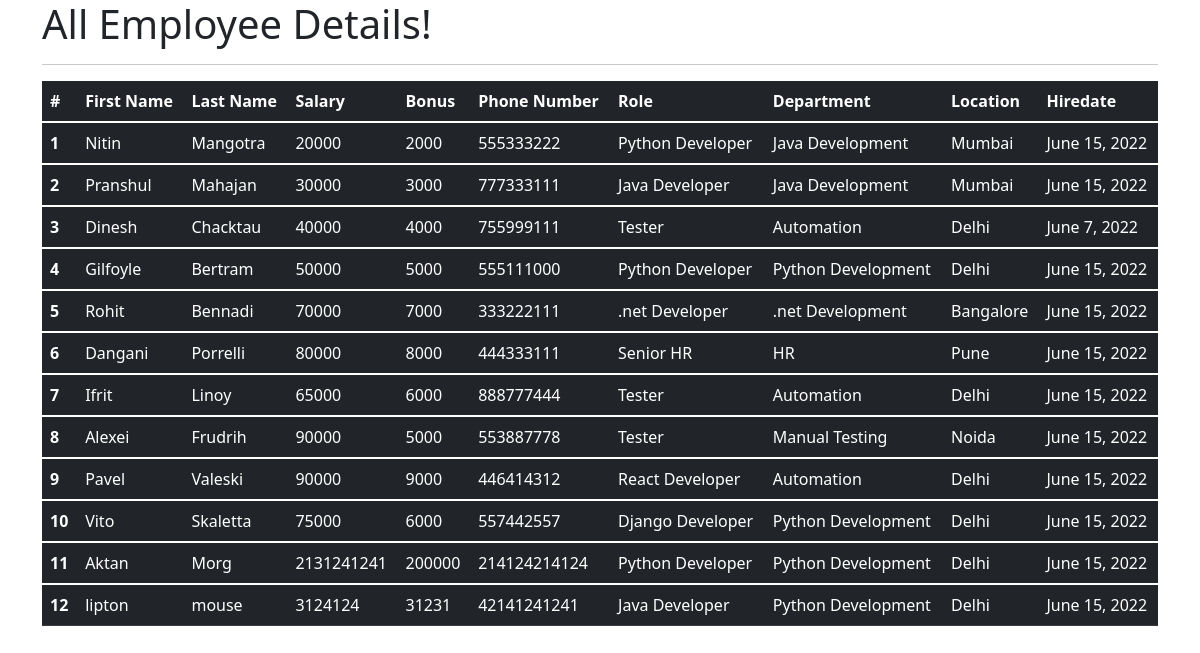
The app's page /all_emp, older data.
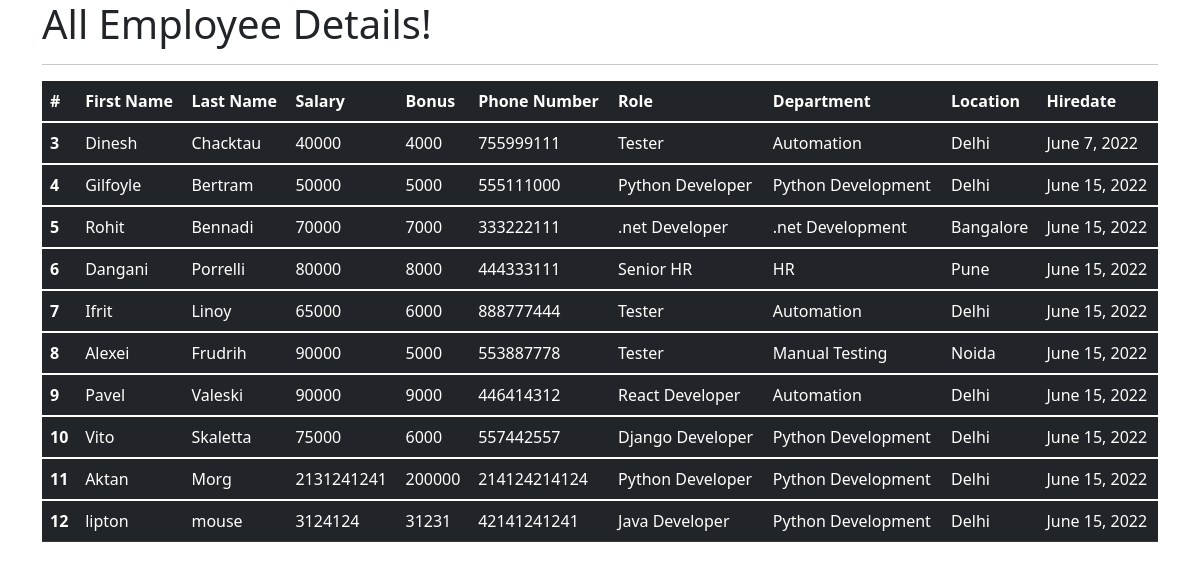
The same page, newer data.
### emp_app/models.py (models this page shows, shortened)
class Employee(models.Model):
    first_name = models.CharField(max_length=100, null=False)
    last_name = models.CharField(max_length=100)
    dept = models.ForeignKey(Department, on_delete=models.CASCADE)
    salary = models.IntegerField(default=0)
    bonus = models.IntegerField(default=0)
    role = models.ForeignKey(Role, on_delete=models.CASCADE)
    phone = models.IntegerField(default=0)
    hire_date = models.DateField()
    def __str__(self):
        return "%s %s %s" %(self.first_name, self.last_name, self.phone)

class Role(models.Model):
    name = models.CharField(max_length=100, null=False)

class Department(models.Model):
    name = models.CharField(max_length=100,null=False)
    location = models.CharField(max_length=100)

### emp_app/views.py (the view)
# urls.py: path('all_emp', views.all_emp, name='all_emp'),
def all_emp(request):
    emps = Employee.objects.all()
    context = {
        'emps': emps
    }
    print(context)
    return render(request, 'view_all_emp.html', context)

### emp_app/templates/view_all_emp.html (shortened to what this page needs)
<!DOCTYPE html>
<html lang="en">
<head>
  <link href="https://cdn.jsdelivr.net/npm/bootstrap@5.1.3/dist/css/bootstrap.min.css" rel="stylesheet">
</head>
  <body>
  <div class="container">
          <h1>All Employee Details!</h1>
      <hr>
     <table class="table table-dark">
  <thead>
    <tr>
      <th scope="col">#</th>
      <th scope="col">First Name</th>
      <th scope="col">Last Name</th>
      <th scope="col">Salary</th>
      <th scope="col">Bonus</th>
      <th scope="col">Phone Number</th>
      <th scope="col">Role</th>
      <th scope="col">Department</th>
      <th scope="col">Location</th>
      <th scope="col">Hiredate</th>
    </tr>
  </thead>
         {% for emp in emps %}
  <tbody>
    <tr>
      <th scope="row">{{emp.id}}</th>
      <td>{{emp.first_name}}</td>
      <td>{{emp.last_name}}</td>
      <td>{{emp.salary}}</td>
      <td>{{emp.bonus}}</td>
      <td>{{emp.phone}}</td>
      <td>{{emp.role.name}}</td>
      <td>{{emp.dept.name}}</td>
      <td>{{emp.dept.location}}</td>
      <td>{{emp.hire_date}}</td>
    </tr>
  </tbody>
         {% endfor %}
</table>
  </div>
  </body>
</html>

Row changes from the older to the newer data that the page shows:
removed Employee: id "1", first_name "Nitin", last_name "Mangotra", salary "20000", bonus "2000", phone "555333222", role.name "Python Developer", dept.name "Java Development", dept.location "Mumbai", hire_date "June 15, 2022"
removed Employee: id "2", first_name "Pranshul", last_name "Mahajan", salary "30000", bonus "3000", phone "777333111", role.name "Java Developer", dept.name "Java Development", dept.location "Mumbai", hire_date "June 15, 2022"
